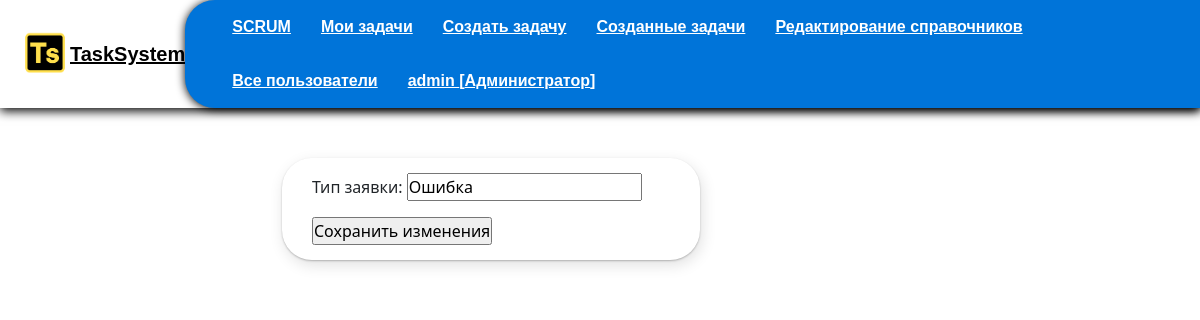
Page /edit_directory/edit_tasktype/1 (signed in) on the committed database.
### authapp/models.py (models this page shows, shortened)
class CustomUser(AbstractUser):
    LastAuthDate = models.DateTimeField(auto_now=True)
    is_active = models.BooleanField(verbose_name="Пользователь активирован", default=False)

class Right(models.Model):
    user_id = models.ForeignKey(CustomUser, on_delete=models.CASCADE, verbose_name="Пользователь")
    usertype_id = models.ForeignKey(Type, on_delete=models.CASCADE, verbose_name="Тип пользователя", null=True)

class Type(models.Model):
    name = models.CharField("Название", blank=True, max_length=40)

### edit_directory/models.py (models this page shows, shortened)
class TaskType(models.Model):
    name = models.CharField(max_length=30, verbose_name="Тип заявки")

### edit_directory/views.py (the view)
# urls.py: path('edit_tasktype/<int:tasktype_id>', edit_directory.edit_tasktype, name='edit_tasktype'),
@user_passes_test(lambda u: u.is_superuser)
def edit_tasktype(request, tasktype_id):
    try:
        right = Right.objects.get(user_id=request.user)
    except:
        right = None
    tasktype = TaskType.objects.get(id=tasktype_id)
    form = TaskTypeForm(instance=tasktype)
    if request.method == "POST":
        form = TaskTypeForm(data=request.POST, instance=tasktype)
        if form.is_valid():
            form.save()
        return HttpResponseRedirect(reverse('edit_directory:directory_view'))
    return render(request, 'edit_directory/edit_tasktype.html', context={
        'form': form,
        "right":right,
    })

### edit_directory/forms.py
class TaskTypeForm(forms.ModelForm):
    class Meta:
        model = TaskType
        fields = ('name',)

### mainapp/templates/edit_directory/edit_tasktype.html (shortened to what this page needs)
{% load static %}
{% include 'mainapp/includes/menu_inc.html' %}
<div class='page_style'>
    <div class='main_page'>
<form method="post" class='third'>
   {{form.as_p}}
    <input type="submit" value="Сохранить изменения">
</div>
</div>

### mainapp/templates/mainapp/includes/menu_inc.html (shortened to what this page needs)
{% load static %}
<!DOCTYPE html>
<html lang="en">
<head>
  <link rel="stylesheet" type="text/css" href="{% static 'css/task.css' %}">
  <link rel="stylesheet" type="text/css" href="{% static 'css/style.css' %}">
  <link rel="stylesheet" type="text/css" href="{% static 'css/scrum.css' %}">
  <link rel="stylesheet" type="text/css" href="{% static 'css/menu.css' %}">
  <link href="{% static 'colorfield/css/colorpicker.css' %}" rel="stylesheet">
  <link href="{% static 'css/colorfield.css' %}" rel="stylesheet">
  <link rel="stylesheet" type="text/css" href="{% static 'colorfield/css/color-picker.css' %}">
  <link href="https://cdn.jsdelivr.net/npm/bootstrap@5.2.0-beta1/dist/css/bootstrap.min.css" rel="stylesheet">
    <link rel="stylesheet" href="https://cdn.jsdelivr.net/npm/picnic">
</head>
<body>
  <header class='header'>
    <div class='block-logo'>
      <a href='{% url "main" %}' class="logo"><img src="{% static 'images/TSlogo.png' %}" width="50" height="50"></a>
      <p class='logo-text'><a href='{% url "main" %}' class='logo-text'>TaskSystem</a></p>
    </div>
    <nav class='menu-items'>
      <ul class='menu-item'>
        <li><a href="{% url 'main' %}" class="{% if request.resolver_match.url_name == 'main' %} active_url {% endif %}">SCRUM</a></li>
        <li><a href="{% url 'mytasks:task_view' %}" class="{% if request.resolver_match.url_name == 'task_view' %} active_url  {% endif %}">Мои задачи</a></li>
        {% if right.usertype_id.name == "Руководитель" or right.usertype_id.name == "Администратор" %}
        <li><a href="{% url 'create' %}" class="{% if request.resolver_match.url_name == 'create' %} active_url{% endif %}">Создать задачу</a></li>
        <li><a href="{% url 'creation_tasks' %}" class="{% if request.resolver_match.url_name == 'creation_tasks' %} active_url {% endif %}">Созданные задачи</a></li>
        {% endif %}
        {% if request.user.is_superuser %}
        <li><a href="{% url 'edit_directory:directory_view' %} " class="{% if request.resolver_match.url_name == 'directory_view' %} active_url {% endif %}">Редактирование справочников</a></li>
        <li><a href="{% url 'all_users' %}" class="{% if request.resolver_match.url_name == 'all_users' %} active_url {% endif %}">Все пользователи</a></li>
        {% endif %}
        <li><a href="#" class="{% if request.resolver_match.url_name == 'account' %} active_url {% endif %}">{{ user.username }} {% if right.usertype_id.name %}[{{right.usertype_id.name}}]{% else %} [Не определен] {% endif %}</a>
      </li>
      </ul>
    </nav>
  </header>

### static/css/task.css (style rules this page uses)
.main_page { box-shadow: 2px 5px 15px rgba(0, 0, 0, 0.12), 0 1px 2px rgba(0, 0, 0, 0.24); margin: 50px 500px 50px 250px; padding: 15px 30px; border-radius: 30px; border-width: 100px; }

### static/css/style.css (style rules this page uses)
.page_style { margin-left: 2em; margin-top: 1em; padding-bottom: 2em; }

### static/css/menu.css (style rules this page uses)
* { margin: 0; padding: 0; box-sizing: border-box; list-style: none; text-decoration: none; }
.header { display: flex; justify-content: space-between; align-items: center; height: auto; box-shadow: 0 3px 10px #000; font-family: sans-serif; }
.block-logo { display: flex; justify-content: center; align-items: center; }
.block-logo { transition: .5s; padding-left: 20px; }
.logo-text { margin-bottom: 0; font-weight: 700; transition: .5s; font-size: 20px; font-weight: 900; color: #000; }
.logo { width: 50px; height: 50px; transition: .5s; font-size: 20px; font-weight: 900; color: #000; z-index: 0; }
.menu-items { position: initial !important; border-top-left-radius: 30px; border-bottom-left-radius: 30px; font-family: sans-serif; background-color: #0074d9; box-shadow: 0 1px 10px #000; }
header nav ul li { position: relative; float: left; }
header nav ul li a { padding: 15px; color: #fff; font-size: 16px; font-family: sans-serif; font-weight: 600; display: block; }

### rows in the picture
CustomUser: username "admin"
Right: usertype_id.name "Администратор"
TaskType: name "Ошибка"
